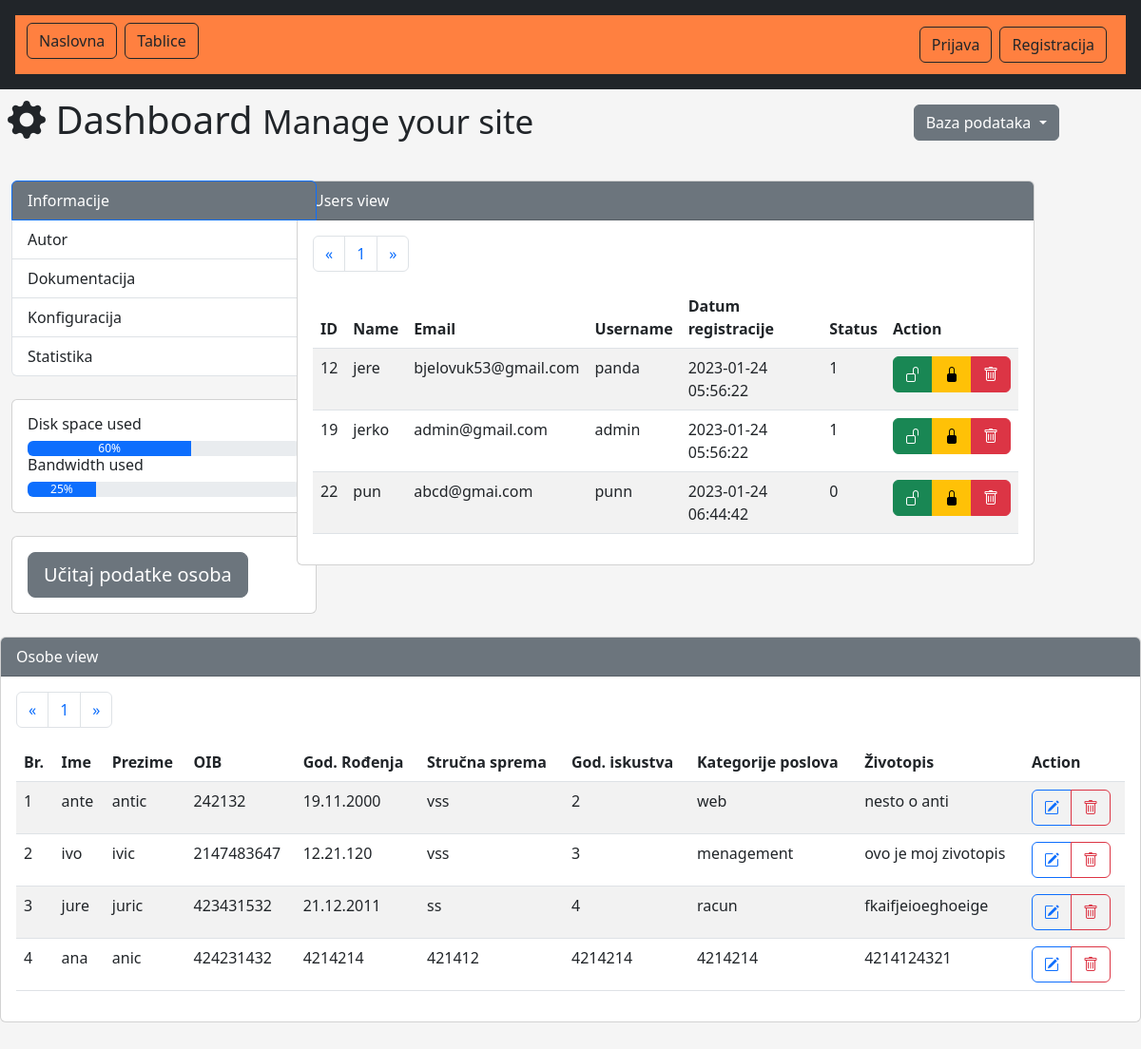
The app's page /adminpage.php with its own data.
### tables this page shows
CREATE TABLE `users` (
  `userID` int(11) NOT NULL AUTO_INCREMENT,
  `userName` varchar(225) NOT NULL,
  `userEmail` varchar(225) NOT NULL,
  `userUid` varchar(225) NOT NULL,
  `userPwd` varchar(225) NOT NULL,
  `dateTime` timestamp NULL DEFAULT current_timestamp(),
  `userStatus` int(11) NOT NULL DEFAULT 1,
  `type` int(11) NOT NULL DEFAULT 0,
  PRIMARY KEY (`userID`)
);

CREATE TABLE `osoba` (
  `osobaID` int(11) NOT NULL AUTO_INCREMENT,
  `redniBr` int(11) NOT NULL,
  `ime` varchar(255) NOT NULL,
  `prezime` varchar(255) NOT NULL,
  `oib` int(11) NOT NULL,
  `godRod` varchar(255) NOT NULL,
  `strSprema` varchar(255) NOT NULL,
  `godIsk` varchar(255) NOT NULL,
  `katPoslova` varchar(255) NOT NULL,
  `zivotopis` varchar(255) NOT NULL,
  PRIMARY KEY (`osobaID`),
  UNIQUE KEY `redniBr` (`redniBr`),
  UNIQUE KEY `oib` (`oib`)
);

### includes/functions.inc.php (called while the page is built, shortened)
<?php
function getPageNumber($conn){
    $sqlPage = "SELECT * FROM konfiguracija WHERE type = 'Page number'";
    $resultPage = mysqli_query($conn, $sqlPage);
    if (mysqli_num_rows($resultPage) > 0) {
        while ($row = mysqli_fetch_assoc($resultPage)) {
            $pagination = $row['value'];
        }
        return $pagination;
    }
}

### ispis/ispisosobaadmin.php (the view, shortened to what this page needs)
<?php
require_once './includes/functions.inc.php';
$serverName = "localhost";
$dBUsername = "root";
$dBPassword = "";
$dBName = "loginsistem";
$conn = mysqli_connect($serverName, $dBUsername, $dBPassword, $dBName);
  $numPerPage = getPageNumber($conn);
  if (isset($_GET["page"])) {
    $page = $_GET["page"];
  }
  else {
      $page = 1;
  }
  $startFrom = ($page - 1) * $numPerPage;
  $sql = "SELECT * FROM osoba LIMIT $startFrom, $numPerPage";
  $result = mysqli_query($conn, $sql);
  $resultCheck = mysqli_num_rows($result);
  if ($resultCheck > 0) {
    while ($row  = mysqli_fetch_assoc($result)) {
      ?>
      <tr>
        <td><?php echo $row['redniBr'] ?></td>
        <td><?php echo $row['ime'] ?></td>
        <td><?php echo $row['prezime'] ?></td>
        <td><?php echo $row['oib'] ?></td>
        <td><?php echo $row['godRod'] ?></td>
        <td><?php echo $row['strSprema'] ?></td>
        <td><?php echo $row['godIsk'] ?></td>
        <td><?php echo $row['katPoslova'] ?></td>
        <td><?php echo $row['zivotopis'] ?></td>
        <td>
          <div class="btn-group" role="group" aria-label="Basic mixed styles example">
            <a href="update.inc.php?id=<?php echo $row['osobaID'] ?>" class="btn btn-outline-primary"><i class="bi bi-pencil-square"></i></a>
            <a href="includes/delete.inc.php?id=<?php echo $row['osobaID'] ?>" class="btn btn-outline-danger"><i class="bi bi-trash"></i></a>
          </div>
        </td>
      </tr>
      <?php
    }
  }
  $sql = "SELECT * FROM osoba";
  $result = mysqli_query($conn, $sql);
  $totalRecords = mysqli_num_rows($result);
  $total_pages = ceil($totalRecords / $numPerPage);
  echo  '<nav aria-label="Page navigation example">
        <ul class="pagination">
          <li class="page-item">
            <a class="page-link" href="adminpage.php?page=1" aria-label="Previous">
              <span aria-hidden="true">&laquo;</span>
            </a>
          </li>';
          for ($i=1; $i <= $total_pages; $i++) {
            echo "<li class='page-item'><a class='page-link' href='adminpage.php?page=".$i."'>$i</a></li>";
          }
	echo        '<li class="page-item">
						<a class="page-link" href="adminpage.php?page='.$total_pages.'" aria-label="Next">
							<span aria-hidden="true">&raquo;</span>
						</a>
					</li>
				</ul>
			</nav> ';
?>

### ispis/ispisusera.php
<?php
	require_once 'includes/dbh.inc.php';
	if(isset($_GET['pageNo'])){
		$page = $_GET['pageNo'];
	}
	else {
		$page = 1;
	}
	$per_page = 05;
	$startFrom = ($page - 1)*05;
	$sql = "SELECT * FROM users LIMIT $startFrom, $per_page";
  $result = mysqli_query($conn, $sql);
  $resultCheck = mysqli_num_rows($result);
  if ($resultCheck > 0) {
    while ($row  = mysqli_fetch_assoc($result)) {
			?>
				<tr>
					<td><?php echo $row['userID'] ?></td>
					<td><?php echo $row['userName'] ?></td>
					<td><?php echo $row['userEmail'] ?></td>
					<td><?php echo $row['userUid'] ?></td>
					<td><?php echo $row['dateTime'] ?></td>
					<td><?php echo $row['userStatus'] ?></td>
					<td>
					<div class="btn-group" role="group" aria-label="Basic outlined example">
						<button class="btn btn-success" value="1" onclick="activeInactive(this.value, <?php echo $row['userID'] ?>)"><i class="bi bi-unlock"></i></button>
						<button class="btn btn-warning" value="0" onclick="activeInactive(this.value, <?php echo $row['userID'] ?>)"><i class="bi bi-lock-fill"></i></button>
						<a href="includes/delete.inc.php?id=<?php echo $row['userID'] ?>" class="btn btn-danger"><i class="bi bi-trash"></i></a>
					</div>
					</td>
				</tr>
			<?php
		}
  }
	$pr_sql = "SELECT * FROM users ";
  $pr_result = mysqli_query($conn, $pr_sql);
  $totalRecord = mysqli_num_rows($pr_result);
	$total_pages = ceil($totalRecord/$per_page);
echo  '<nav aria-label="Page navigation example">
        <ul class="pagination">
          <li class="page-item">
            <a class="page-link" href="adminpage.php?pageNo=1" aria-label="Previous">
              <span aria-hidden="true">&laquo;</span>
            </a>
          </li>';
          for ($i=1; $i <= $total_pages; $i++) {
            echo "<li class='page-item'><a class='page-link' href='adminpage.php?pageNo=".$i."'>$i</a></li>";
          }
	echo        '<li class="page-item">
						<a class="page-link" href="adminpage.php?pageNo='.$total_pages.'" aria-label="Next">
							<span aria-hidden="true">&raquo;</span>
						</a>
					</li>
				</ul>
			</nav> ';
?>

### css/sign-in.css (style rules this page uses)
html, body { height: 100%; }
body { align-items: center; padding-bottom: 40px; background-color: #f5f5f5; }

### records on screen
users: userID "12", userName "jere", userEmail "bjelovuk53@gmail.com", userUid "panda", dateTime "2023-01-24 05:56:22", userStatus "1"
users: userID "19", userName "jerko", userEmail "admin@gmail.com", userUid "admin", dateTime "2023-01-24 05:56:22", userStatus "1"
users: userID "22", userName "pun", userEmail "abcd@gmai.com", userUid "punn", dateTime "2023-01-24 06:44:42", userStatus "0"
osoba: redniBr "1", ime "ante", prezime "antic", oib "242132", godRod "19.11.2000", strSprema "vss", godIsk "2", katPoslova "web", zivotopis "nesto o anti"
osoba: redniBr "2", ime "ivo", prezime "ivic", oib "2147483647", godRod "12.21.120", strSprema "vss", godIsk "3", katPoslova "menagement", zivotopis "ovo je moj zivotopis"
osoba: redniBr "3", ime "jure", prezime "juric", oib "423431532", godRod "21.12.2011", strSprema "ss", godIsk "4", katPoslova "racun", zivotopis "fkaifjeioeghoeige"
osoba: redniBr "4", ime "ana", prezime "anic", oib "424231432", godRod "4214214", strSprema "421412", godIsk "4214214", katPoslova "4214214", zivotopis "4214124321"
